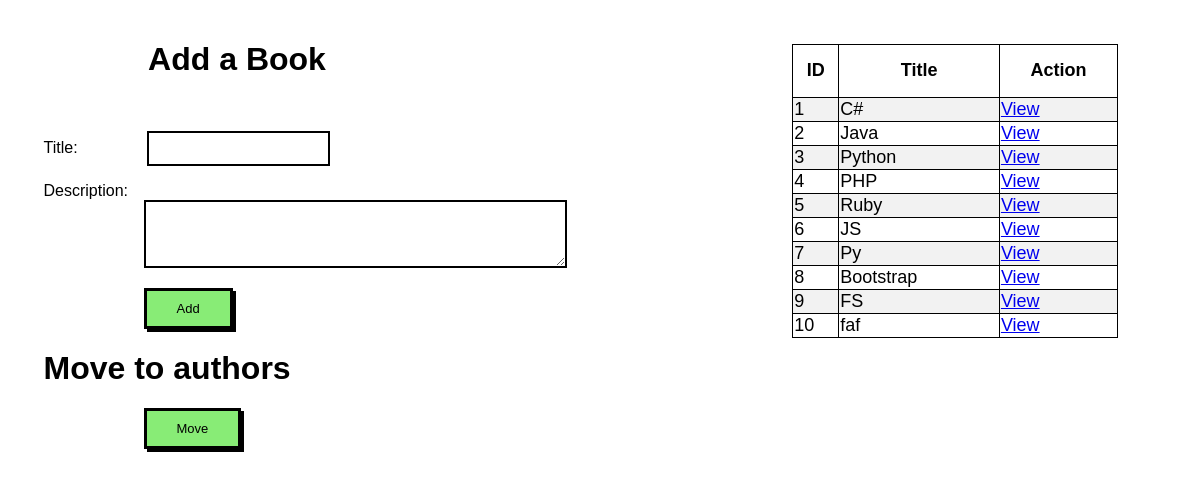
The page / on the database its author committed.
### books_authors_app/models.py (models this page shows, shortened)
class book(models.Model):
    title = models.CharField(max_length=70)
    desc = models.TextField()
    created_at = models.DateTimeField(auto_now_add=True)
    updated_at = models.DateTimeField(auto_now=True)
    def show_all():
        return book.objects.all()

### books_authors_app/views.py (the view)
# urls.py: path('', views.allbook),
def allbook(request):
    context={
        "books": book.show_all()
    }
    return render(request,"allbook.html",context)

### books_authors_app/templates/allbook.html (shortened to what this page needs)
<!DOCTYPE html>
<html lang="en">
<head>
    {%load static%}
    <link rel="stylesheet" href="{% static 'css/styling1.css' %}">
</head>
<body>
    <div class="container">
        <div class="left">
            <h1 class="title">Add a Book</h1>
            <form method="post" action="/create_bk">
                <p>Title:
                    <input type="text" name="title">
                </p>
                <p>Description:<br>
                    <textarea name="desc" rows="4" cols="50"></textarea>
                </p>
                <button type="submit" class="btn">Add</button>
            </form>
            <form action="/move">
                <h1>Move to authors</h1>
                <button type="submit" class="btn">Move</button>
            </form>
        </div>
        <div class="right">
            <table>
                <tr>
                    <th>ID</th>
                    <th>Title</th>
                    <th>Action</th>
                </tr>
                {% for book in books %}
                <tr>
                    <td>{{book.id}}</td>
                    <td>{{book.title}}</td>
                    <td><a href="book/{{book.id}}">View</a></td>
                </tr>
                {%endfor%}
            </table>
        </div>
    </div>
</body>
</html>

### books_authors_app/static/css/styling1.css (style rules this page uses)
* { font-family: sans-serif; }
.container { display: flex; justify-content: space-between; }
.left { padding-left: 3%; padding-top: 1%; }
.right { padding-right: 20%; padding-top: 3%; }
.title { margin-left: 20%; margin-bottom: 10%; }
table, td, th { border: 1px solid black; }
table { border-collapse: collapse; width: 200%; font-size: large; }
th { height: 50px; }
tr:nth-child(even) { background-color: #f2f2f2; }
.btn { font-size: small; color: black; background-color: rgb(136, 236, 118); padding: 10px 30px; border: 3px solid black; box-shadow: 3px 3px black; margin-left: 100px; }
input { border: 2px solid black; padding: 8px 1px; margin-left: 65px; }
textarea { border: 2px solid black; margin-left: 100px; }

### rows shown on the page
book: id "1", title "C#"
book: id "2", title "Java"
book: id "3", title "Python"
book: id "4", title "PHP"
book: id "5", title "Ruby"
book: id "6", title "JS"
book: id "7", title "Py"
book: id "8", title "Bootstrap"
book: id "9", title "FS"
book: id "10", title "faf"
